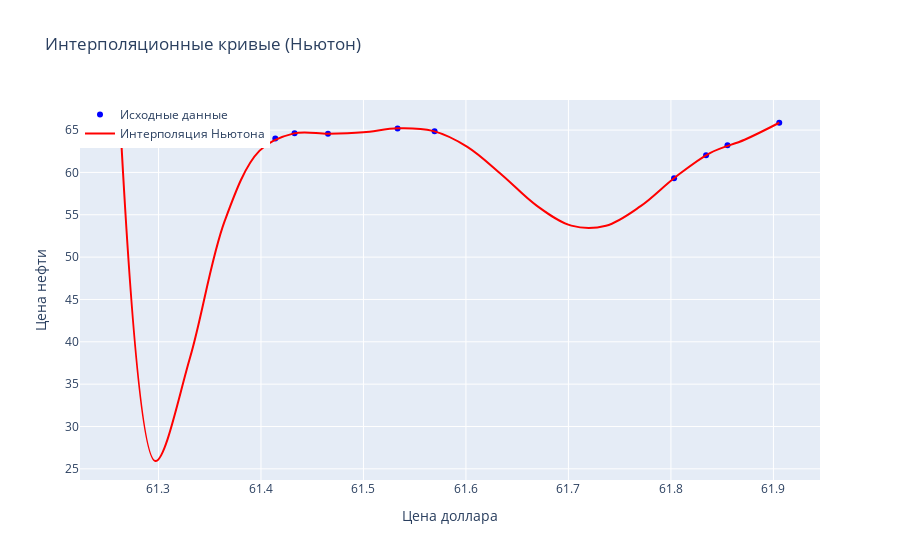

Notebook code for this chart:
### Code cell
# Создаем интерполяционную функцию Ньютона
def newton_interpolation(x, x_data, y_data):
    n = len(x_data)
    p = y_data[0]
    f = 1.0

    for i in range(1, n):
        f *= (x - x_data[i - 1])
        p += f * divided_diff[0][i]

    return p

# Функция для вычисления разделенных разностей
def divided_differences(x, y):
    n = len(x)
    f = np.zeros((n, n))
    f[:, 0] = y

    for j in range(1, n):
        for i in range(n - j):
            f[i][j] = (f[i + 1][j - 1] - f[i][j - 1]) / (x[i + j] - x[i])
    return f

# Выбираем данные для интерполяции
x = df_grouped['Dollar'][2:12].to_numpy()
y = df_grouped['Oil Brent'][2:12].to_numpy()

# Создаем точки для интерполяции
x_interp = np.linspace(min(x), max(x), 20)

# Вычисляем разделенные разности
divided_diff = divided_differences(x, y)

# Вычисляем значения интерполяционной функции в точках
y_interp_newton = [newton_interpolation(x_i, x, y) for x_i in x_interp]

# Создаем графики Plotly
trace_original = go.Scatter(
    x=x,
    y=y,
    mode='markers',
    name='Исходные данные',
    marker=dict(color='blue', symbol='circle'),
)

trace_interpolated_newton = go.Scatter(
    x=x_interp,
    y=y_interp_newton,
    mode='lines',
    name='Интерполяция Ньютона',
    line=dict(color='red', shape='spline', width=2),
)

layout = go.Layout(
    title='Интерполяционные кривые (Ньютон)',
    xaxis=dict(title='Цена доллара'),
    yaxis=dict(title='Цена нефти'),
    legend=dict(x=0, y=1),
)

fig = go.Figure(data=[trace_original, trace_interpolated_newton], layout=layout)
fig.show()

### Figure 1 — Plotly figure (JSON) as saved in the notebook; plotly's stock layout.template omitted (floating-point values rounded to 4 significant figures)
{"data": [{"marker": {"color": "blue", "symbol": "circle"}, "mode": "markers", "name": "Исходные данные", "type": "scatter", "x": [61.26, 61.41, 61.43, 61.47, 61.53, 61.57, 61.8, 61.83, 61.86, 61.91], "y": [64.84, 64, 64.62, 64.58, 65.2, 64.85, 59.32, 62.04, 63.21, 65.87]}, {"line": {"color": "red", "shape": "spline", "width": 2}, "mode": "lines", "name": "Интерполяция Ньютона", "type": "scatter", "x": [61.26, 61.3, 61.33, 61.36, 61.4, 61.43, 61.47, 61.5, 61.53, 61.57, 61.6, 61.64, 61.67, 61.7, 61.74, 61.77, 61.8, 61.84, 61.87, 61.91], "y": [64.84, 25.93, 38.14, 54.27, 62.54, 64.61, 64.58, 64.75, 65.2, 64.91, 63.03, 59.7, 56.08, 53.72, 53.7, 56.02, 59.44, 62.29, 63.86, 65.87]}], "layout": {"legend": {"x": 0, "y": 1}, "title": {"text": "Интерполяционные кривые (Ньютон)"}, "xaxis": {"title": {"text": "Цена доллара"}}, "yaxis": {"title": {"text": "Цена нефти"}}}}
